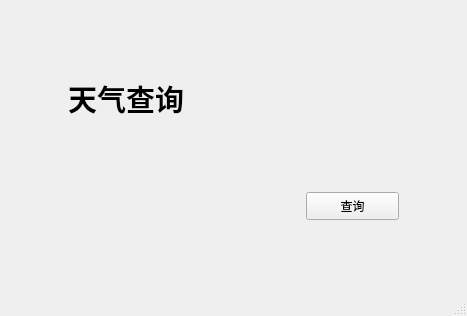
<?xml version="1.0" encoding="UTF-8"?>
<ui version="4.0">
 <class>MainWindow</class>
 <widget class="QMainWindow" name="MainWindow">
  <property name="geometry">
   <rect>
    <x>0</x>
    <y>0</y>
    <width>467</width>
    <height>316</height>
   </rect>
  </property>
  <property name="maximumSize">
   <size>
    <width>555</width>
    <height>400</height>
   </size>
  </property>
  <property name="windowTitle">
   <string>MainWindow</string>
  </property>
  <widget class="QWidget" name="centralWidget">
   <layout class="QGridLayout" name="gridLayout">
    <item row="1" column="2">
     <widget class="QPushButton" name="pushButton">
      <property name="maximumSize">
       <size>
        <width>93</width>
        <height>28</height>
       </size>
      </property>
      <property name="text">
       <string>查询</string>
      </property>
     </widget>
    </item>
    <item row="0" column="1">
     <widget class="QLabel" name="label">
      <property name="maximumSize">
       <size>
        <width>175</width>
        <height>51</height>
       </size>
      </property>
      <property name="font">
       <font>
        <family>Agency FB</family>
        <pointsize>22</pointsize>
        <weight>75</weight>
        <bold>true</bold>
       </font>
      </property>
      <property name="text">
       <string>天气查询</string>
      </property>
     </widget>
    </item>
   </layout>
  </widget>
  <widget class="QStatusBar" name="statusBar"/>
 </widget>
 <layoutdefault spacing="6" margin="11"/>
 <resources/>
 <connections/>
</ui>
